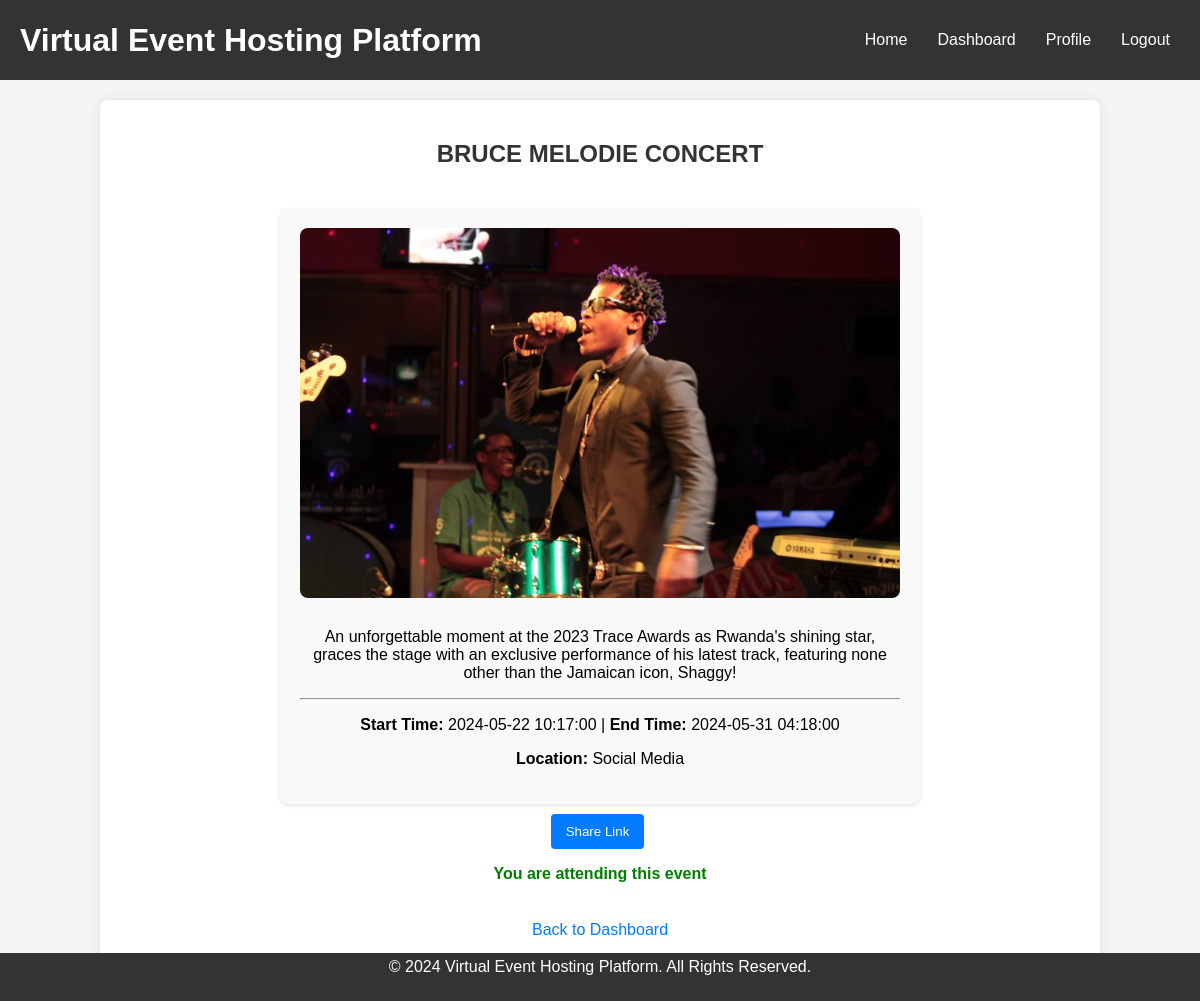
Page /Exam/event_detail.php?event_id=25 (signed in) on the committed database.
### tables this page shows
CREATE TABLE `events` (
  `id` int(11) NOT NULL,
  `title` varchar(100) NOT NULL,
  `description` text DEFAULT NULL,
  `event_type_id` int(11) DEFAULT NULL,
  `start_time` datetime DEFAULT NULL,
  `end_time` datetime DEFAULT NULL,
  `created_by` int(11) DEFAULT NULL,
  `created_at` timestamp NOT NULL DEFAULT current_timestamp(),
  `updated_at` timestamp NOT NULL DEFAULT current_timestamp() ON UPDATE current_timestamp(),
  `user_id` int(11) DEFAULT NULL,
  `cover_image` varchar(255) DEFAULT NULL,
  `location` varchar(255) DEFAULT NULL,
  `social_platform` varchar(255) DEFAULT NULL,
  `social_link` varchar(255) DEFAULT NULL
);

### Exam/event_detail.php (the view, shortened to what this page needs)
<?php
include 'db.php';
$event_id = $_GET['event_id'];
$stmt = $conn->prepare("SELECT * FROM events WHERE id = :event_id");
$stmt->bindParam(':event_id', $event_id);
$stmt->execute();
$event = $stmt->fetch(PDO::FETCH_ASSOC);
$current_time = new DateTime();
$start_time = new DateTime($event['start_time']);
$end_time = new DateTime($event['end_time']);
$is_ongoing = ($current_time >= $start_time && $current_time <= $end_time);
$has_ended = ($current_time > $end_time);
?>
<!DOCTYPE html>
<html lang="en">
<head>
    <link rel="stylesheet" href="style.css">
</head>
<body>
    <header>
        <div class="containeri">
            <h1>Virtual Event Hosting Platform</h1>
            <nav>
                <ul>
                    <li><a href="index.php">Home</a></li>
                    <li><a href="dashboard.php">Dashboard</a></li>
                    <li><a href="profile.php">Profile</a></li>
                    <li><a href="logout.php">Logout</a></li>
                </ul>
            </nav>
        </div>
    </header>
    <main>
        <div class="container">
            <h2><?= htmlspecialchars($event['title']) ?></h2>
            <div class="event-details">
                <?php if (!empty($event['cover_image'])): ?>
                    <img src="<?= htmlspecialchars($event['cover_image']) ?>" alt="Event Cover Image">
                <?php endif; ?>
                <p><?= nl2br(htmlspecialchars($event['description'])) ?></p><hr>
                <p><strong>Start Time:</strong> <?= htmlspecialchars($event['start_time']) ?> |
                <strong>End Time:</strong> <?= htmlspecialchars($event['end_time']) ?></p>
                <?php if ($event['location'] === 'social_media' && !empty($event['social_platform']) && !empty($event['social_link'])): ?>
                    <p><strong>Location:</strong> <?= htmlspecialchars($event['social_platform']) ?> - <a href="<?= htmlspecialchars($event['social_link']) ?>" target="_blank">Link</a></p>
                <?php elseif (!empty($event['location'])): ?>
                    <p><strong>Location:</strong> <?= htmlspecialchars($event['location']) ?></p>
                <?php else: ?>
                    <p><strong>Location:</strong> Social Media</p>
                <?php endif; ?>
            </div>
            <?php if (!empty($event['social_link'])): ?>
                <button onclick="copyLink()" class="btn">Share Link</button>
            <?php endif; ?>
            <?php if ($is_ongoing): ?>
                <p class="success">You are attending this event</p>
            <?php elseif ($has_ended): ?>
                <p class="error">Sorry, event ended</p>
            <?php endif; ?>
            <p><a href="dashboard.php">Back to Dashboard</a></p>
        </div>
    </main>
    <footer>
        <div class="containeri">
            <p>&copy; 2024 Virtual Event Hosting Platform. All Rights Reserved.</p>
        </div>
    </footer>
</body>
</html>

### Exam/style.css (style rules this page uses)
body { font-family: Arial, sans-serif; margin: 0; padding: 0; background-color: #f4f4f4; }
header { background-color: #333; color: #fff; padding: 10px 0; }
header h1 { margin: 0; }
header nav ul { list-style: none; padding: 0; display: flex; gap: 10px; }
header nav ul li { display: inline; }
header nav ul li a { color: #fff; text-decoration: none; padding: 5px 10px; border-radius: 5px; transition: background-color 0.3s ease; }
header .containeri { display: flex; justify-content: space-between; align-items: center; padding: 0 20px; }
main .container { padding: 20px; background-color: #fff; margin: 20px auto; width: 80%; box-shadow: 0 0 10px rgba(0, 0, 0, 0.1); }
h2 { color: #333; }
footer { background-color: #333; color: #fff; text-align: center; padding: 5px 0; position: fixed; width: 100%; bottom: 0; height: 1.0cm; }
footer p { margin: -1; }
a { text-decoration: none; color: #007bff; display: inline-block; padding: 6px 12px; border-radius: 4px; transition: background-color 0.3s ease; }
.btn { background-color: #007bff; color: white; border: none; padding: 8px 16px; border-radius: 4px; cursor: pointer; transition: background-color 0.3s ease; display: inline-block; margin-right: 5px; }
.container { max-width: 1200px; margin: 0 auto; padding: 20px; background-color: white; border-radius: 8px; box-shadow: 0 4px 6px rgba(0, 0, 0, 0.1); }

### Exam/event_detail.php (style rules this page uses)
.container { display: flex; flex-direction: column; align-items: center; }
.event-details { max-width: 600px; padding: 20px; margin-top: 20px; background-color: #f9f9f9; box-shadow: 0 2px 4px rgba(0, 0, 0, 0.1); border-radius: 8px; text-align: center; }
.event-details img { max-width: 100%; height: auto; border-radius: 8px; margin-bottom: 10px; }
header { background-color: #333; color: #fff; padding: 10px 0; }
header .containeri { display: flex; justify-content: space-between; align-items: center; padding: 0 20px; }
header h1 { margin: 0; }
header nav ul { list-style: none; padding: 0; display: flex; gap: 10px; }
header nav ul li { display: inline; }
header nav ul li a { color: #fff; text-decoration: none; padding: 5px 10px; border-radius: 5px; transition: background-color 0.3s ease; }
footer { background-color: #333; color: #fff; text-align: center; padding: 5px 0; position: fixed; width: 100%; bottom: 0; height: 1.0cm; }
footer p { margin: 0; }
.success { color: green; font-weight: bold; }
.btn { background-color: #007bff; color: white; padding: 10px 15px; border: none; border-radius: 4px; cursor: pointer; transition: background-color 0.3s ease; margin-top: 10px; }

### rows in the picture
events: title "BRUCE MELODIE CONCERT", cover_image (picture), description "An unforgettable moment at the 2023 Trace Awards as Rwanda's shining star, graces the stage with an exclusive performance of his latest track, featuring none other than the Jamaican icon, Shaggy!", start_time "2024-05-22 10:17:00", end_time "2024-05-31 04:18:00"
